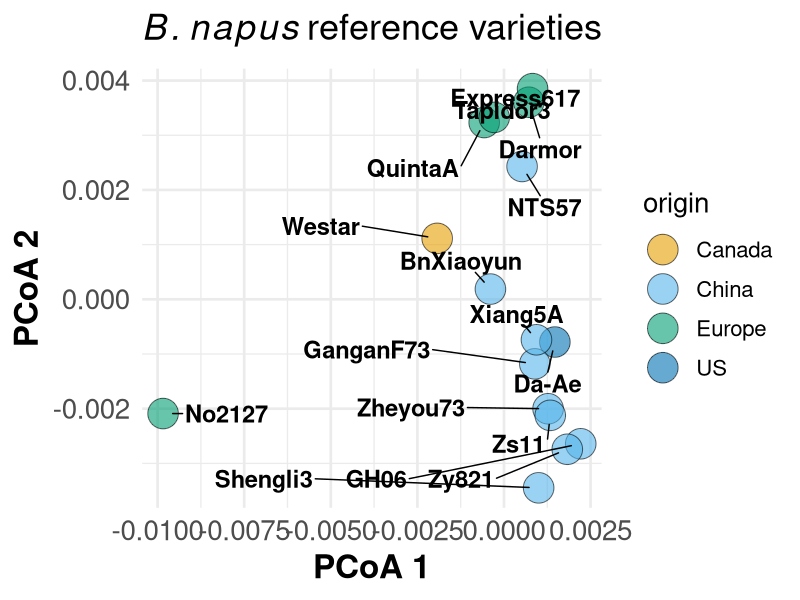

The R script that drew this image:
## ---- chunk 1
# Install packages once if needed:
# install.packages(c("ape", "ggplot2", "ggrepel"))

library(ape)
library(ggplot2)
library(ggrepel)
## ---- chunk 2

# 1. Read the distance matrix
dist_mat <- read.table(
  "data/bnaipus16_distances.tab",
  header = TRUE,
  row.names = 1,
  check.names = FALSE
)

labs <- read.table("data/Varieties_bnapus.csv", 
                  header = TRUE,
                  check.names = FALSE,
                  sep = ','
)

# 2. Make sure column names match row names (same order)
colnames(dist_mat) <- rownames(dist_mat)

# OPTIONAL: check it’s symmetric
all(rownames(dist_mat) == colnames(dist_mat))

# 3. Run PCoA (ape::pcoa)
dist_obj <- as.dist(dist_mat)
pcoa_res <- pcoa(dist_obj)

# 4. Build a data frame for plotting
pcoa_df <- as.data.frame(pcoa_res$vectors[, 1:2])
pcoa_df$variety <- rownames(pcoa_df)

pcoa_df <- merge(pcoa_df, labs, by.x = "variety", by.y = "var")

scale_fill_manual(values = c(
  "#E69F00", "#56B4E9", "#009E73", "#0072B2"
))

# 5. Plot with ggplot
ggplot(pcoa_df, aes(x = Axis.1, y = Axis.2, label = variety, fill = origin)) +
  
  # Draw large filled points with outline
  geom_point(size = 10, shape = 21, color = "black", alpha = 0.6) +
  
  geom_text_repel(
    size = 6, 
    fontface = "bold",
    box.padding = 1.0,
    point.padding = 0.8,
    min.segment.length = 0,
    max.overlaps = Inf
  ) +

  theme_minimal(base_size = 20) +
  scale_fill_manual(values = c(
  "#E69F00", "#56B4E9", "#009E73", "#0072B2")) +
  theme(
    axis.title = element_text(size = 24, face = "bold"),
    axis.text = element_text(size = 20),
    plot.title = element_text(size = 26, face = "bold", hjust = 0.5)
  ) +
  labs(
    x = "PCoA 1",
    y = "PCoA 2",
    title = bquote(italic(B.~napus) ~ "reference varieties")
  )
# 6. Save the plot to a file (so you can open it)
#ggsave("bnapus_pcoa.png", plot = p, width = 6, height = 5, dpi = 300)

